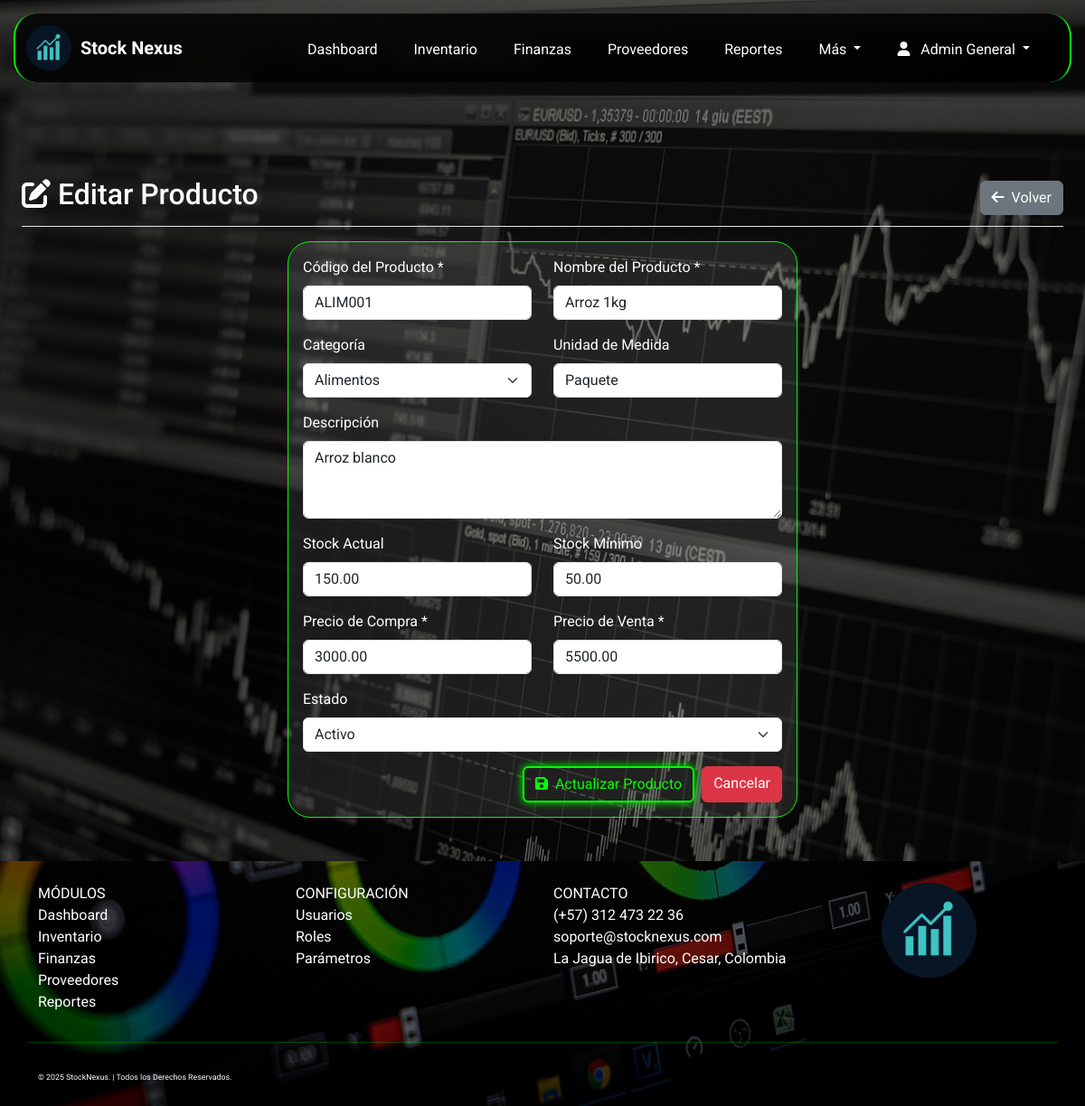
The app's page /index.php?page=editar_producto&id=6 (signed in), older data.
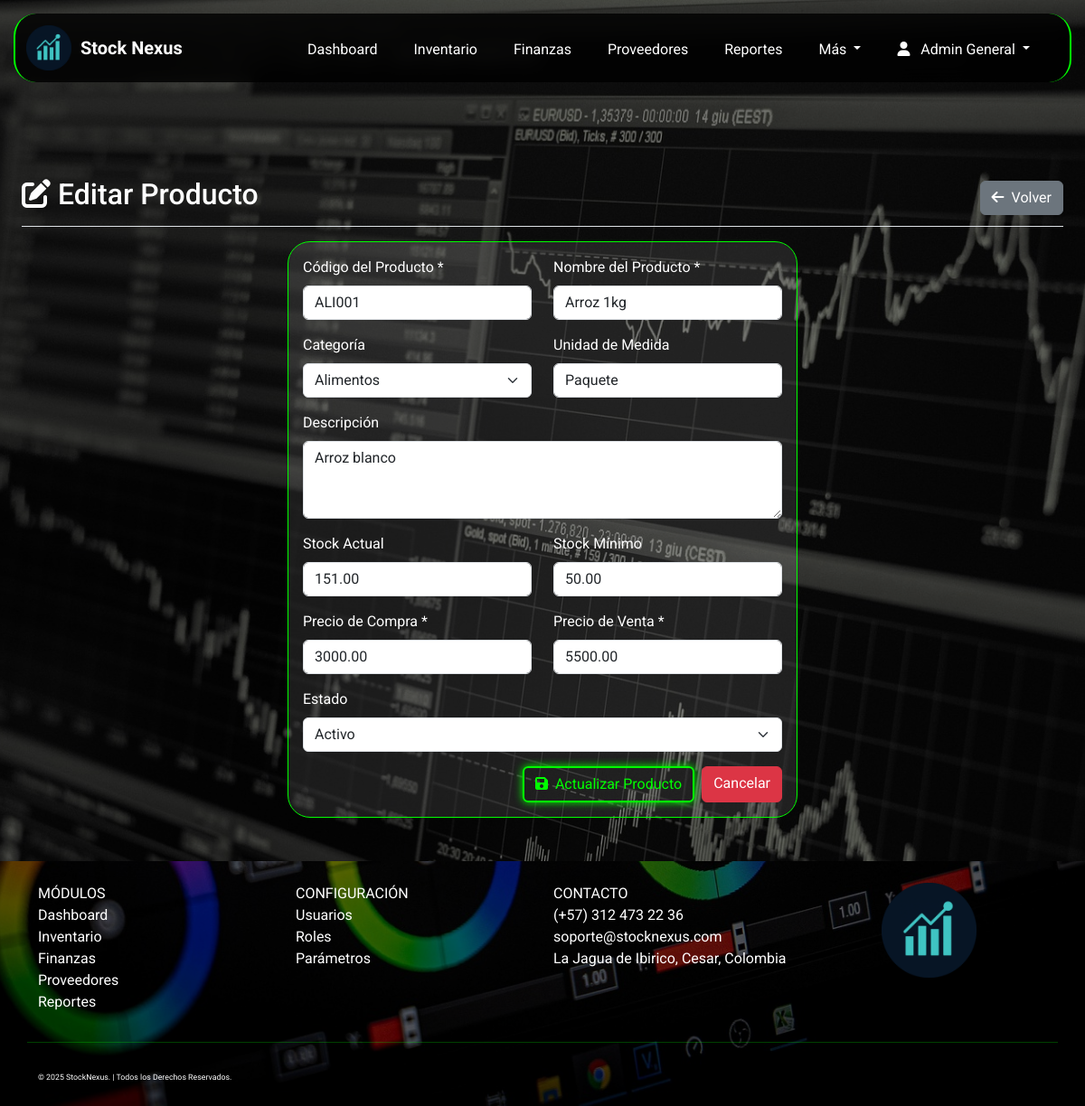
The same page, newer data.
### tables this page shows
CREATE TABLE `productos` (
  `id_producto` int(11) NOT NULL,
  `codigo_producto` varchar(50) NOT NULL,
  `nombre_producto` varchar(150) NOT NULL,
  `id_categoria` int(11) DEFAULT NULL,
  `descripcion` text DEFAULT NULL,
  `stock_actual` decimal(10,2) DEFAULT 0.00,
  `stock_minimo` decimal(10,2) DEFAULT 0.00,
  `unidad_medida` varchar(30) DEFAULT 'Unidad',
  `precio_compra` decimal(12,2) DEFAULT 0.00,
  `precio_venta` decimal(12,2) DEFAULT 0.00,
  `estado` enum('Activo','Inactivo') DEFAULT 'Activo'
);

CREATE TABLE `categorias` (
  `id_categoria` int(11) NOT NULL,
  `nombre_categoria` varchar(100) NOT NULL,
  `descripcion` text DEFAULT NULL,
  `estado` enum('Activo','Inactivo') DEFAULT 'Activo'
);

### app/controllers/ProductoController.php (called while the page is built, shortened)
<?php
class ProductoController {
    private $db;
    public function __construct($database) {
        $this->db = $database;
    }
    public function obtener($id) {
        try {
            $stmt = $this->db->prepare("
                SELECT p.*, c.nombre_categoria
                FROM productos p
                LEFT JOIN categorias c ON p.id_categoria = c.id_categoria
                WHERE p.id_producto = :id
            ");
            $stmt->bindParam(':id', $id);
            $stmt->execute();
            return $stmt->fetch();
        } catch (PDOException $e) {
            error_log("Error en obtener producto: " . $e->getMessage());
            return false;
        }
    }
}
?>

### app/controllers/CategoriaController.php (called while the page is built, shortened)
<?php
class CategoriaController {
    private $db;
    public function __construct($database) {
        $this->db = $database;
    }
    public function listar() {
        try {
            $stmt = $this->db->query("SELECT * FROM categorias ORDER BY nombre_categoria");
            return $stmt->fetchAll();
        } catch (PDOException $e) {
            error_log("Error en listar categorias: " . $e->getMessage());
            return [];
        }
    }
}
?>

### app/views/productos/editar_producto.php (the view, shortened to what the changed rows need)
<?php
$id = $_GET['id'] ?? null;
$productoController = new ProductoController($db);
$categoriaController = new CategoriaController($db);
$producto = $productoController->obtener($id);
$categorias = $categoriaController->listar();
?>
<div class="container-fluid px-4 pb-5">
    <div class="d-flex justify-content-between flex-wrap flex-md-nowrap align-items-center pt-3 pb-2 mb-3 border-bottom"
         style="margin-top:180px;">
        <h1 class="h2"><i class="fas fa-edit me-2"></i>Editar Producto</h1>
        <div class="btn-toolbar mb-2 mb-md-0">
            <a href="index.php?page=productos" class="btn btn-secondary">
                <i class="fas fa-arrow-left me-2"></i>Volver
            </a>
        </div>
    </div>
    <div class="row justify-content-center">
        <div class="col-lg-8 col-xl-6">
            <div class="card">
                <div class="card-body">
                    <form method="POST">
                        <div class="row">
                            <div class="col-md-6">
                                <div class="mb-3">
                                    <label for="codigo_producto" class="form-label text-white">Código del Producto *</label>
                                    <input type="text" class="form-control" id="codigo_producto" name="codigo_producto"
                                           value="<?= htmlspecialchars($producto['codigo_producto']) ?>" required>
                                </div>
                            </div>
                            <div class="col-md-6">
                                <div class="mb-3">
                                    <label for="nombre_producto" class="form-label text-white">Nombre del Producto *</label>
                                    <input type="text" class="form-control" id="nombre_producto" name="nombre_producto"
                                           value="<?= htmlspecialchars($producto['nombre_producto']) ?>" required>
                                </div>
                            </div>
                        </div>
                        <div class="row">
                            <div class="col-md-6">
                                <div class="mb-3">
                                    <label for="id_categoria" class="form-label text-white">Categoría</label>
                                    <select class="form-select" id="id_categoria" name="id_categoria">
                                        <?php foreach ($categorias as $categoria): ?>
                                            <option value="<?= $categoria['id_categoria'] ?>"
                                                <?= $producto['id_categoria'] == $categoria['id_categoria'] ? 'selected' : '' ?>>
                                                <?= $categoria['nombre_categoria'] ?>
                                            </option>
                                        <?php endforeach; ?>
                                    </select>
                                </div>
                            </div>
                            <div class="col-md-6">
                                <div class="mb-3">
                                    <label for="unidad_medida" class="form-label text-white">Unidad de Medida</label>
                                    <input type="text" class="form-control" id="unidad_medida" name="unidad_medida"
                                           value="<?= htmlspecialchars($producto['unidad_medida']) ?>">
                                </div>
                            </div>
                        </div>
                        <div class="mb-3">
                            <label for="descripcion" class="form-label text-white">Descripción</label>
                            <textarea class="form-control" id="descripcion" name="descripcion" rows="3"><?= htmlspecialchars($producto['descripcion']) ?></textarea>
                        </div>
                        <div class="row">
                            <div class="col-md-6">
                                <div class="mb-3">
                                    <label for="stock_actual" class="form-label text-white">Stock Actual</label>
                                    <input type="number" class="form-control" id="stock_actual" name="stock_actual"
                                           value="<?= $producto['stock_actual'] ?>" step="0.01">
                                </div>
                            </div>
                            <div class="col-md-6">
                                <div class="mb-3">
                                    <label for="stock_minimo" class="form-label text-white">Stock Mínimo</label>
                                    <input type="number" class="form-control" id="stock_minimo" name="stock_minimo"
                                           value="<?= $producto['stock_minimo'] ?>" step="0.01">
                                </div>
                            </div>
                        </div>
                        <div class="row">
                            <div class="col-md-6">
                                <div class="mb-3">
                                    <label for="precio_compra" class="form-label text-white">Precio de Compra *</label>
                                    <input type="number" class="form-control" id="precio_compra" name="precio_compra"
                                           value="<?= $producto['precio_compra'] ?>" required step="0.01" min="0">
                                </div>
                            </div>
                            <div class="col-md-6">
                                <div class="mb-3">
                                    <label for="precio_venta" class="form-label text-white">Precio de Venta *</label>
                                    <input type="number" class="form-control" id="precio_venta" name="precio_venta"
                                           value="<?= $producto['precio_venta'] ?>" required step="0.01" min="0">
                                </div>
                            </div>
                        </div>
                        <div class="mb-3">
                            <label for="estado" class="form-label text-white">Estado</label>
                            <select class="form-select" id="estado" name="estado">
                                <option value="Activo" <?= $producto['estado'] == 'Activo' ? 'selected' : '' ?>>Activo</option>
                            </select>
                        </div>
                        <div class="d-grid gap-2 d-md-flex justify-content-md-end">
                            <button type="submit" class="btn btn-neon">
                                <i class="fas fa-save me-2"></i>Actualizar Producto
                            </button>
                            <a href="index.php?page=productos" class="btn btn-danger">Cancelar</a>
                        </div>
                    </form>
                </div>
            </div>
        </div>
    </div>
</div>

Row changes from the older to the newer data that the page shows:
changed productos "Arroz 1kg": codigo_producto "ALIM001" → "ALI001"; stock_actual "150.00" → "151.00"
